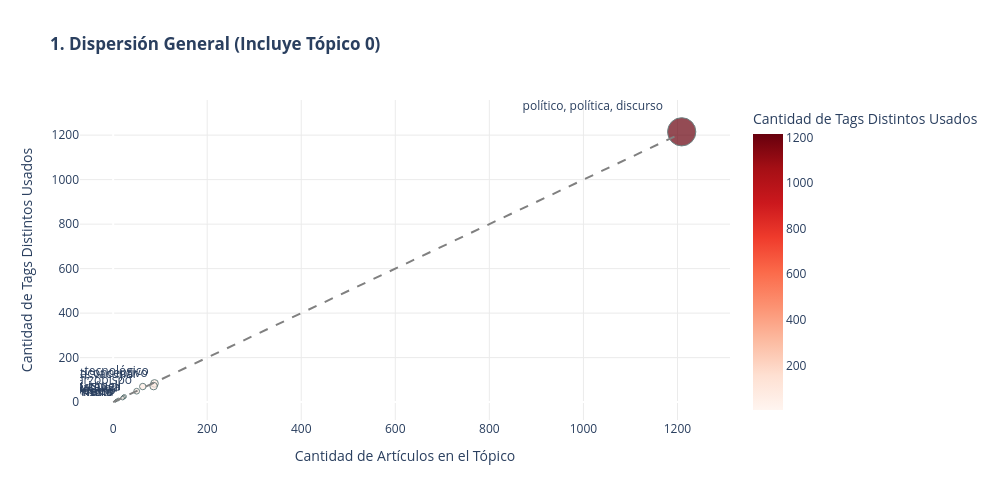
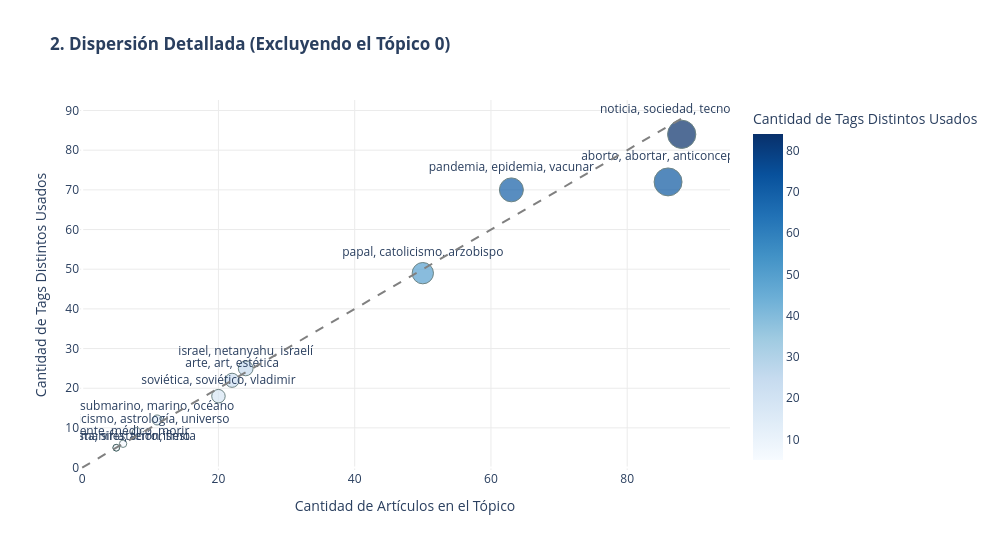

Notebook code cell kept with these figures, in order:
### Markdown cell above
## 4. Visualización de Etiquetas (Dispersión)
Graficamos la relación entre la cantidad de notas de un tópico y la cantidad de tags únicos que los editores inventaron para esas notas. 
Una línea diagonal (relación 1 a 1) indica que no hay ninguna normalización: se inventa un tag nuevo casi por cada artículo publicado.

### Code cell
import plotly.express as px

# --- Gráfico 1: El panorama completo (Incluye el Tópico 0) ---
fig1 = px.scatter(
    solapamiento_df,
    x="total_notas",
    y="tags_unicos_usados",
    text="topic_name",
    size="total_notas",
    title="<b>1. Dispersión General (Incluye Tópico 0)</b>",
    labels={
        "total_notas": "Cantidad de Artículos en el Tópico",
        "tags_unicos_usados": "Cantidad de Tags Distintos Usados"
    },
    color="tags_unicos_usados",
    color_continuous_scale="Reds"
)
fig1.add_shape(type="line", x0=0, y0=0, x1=solapamiento_df["total_notas"].max(), y1=solapamiento_df["total_notas"].max(),
              line=dict(color="gray", dash="dash"), name="Relación 1 a 1")
fig1.update_traces(textposition='top left', marker=dict(line=dict(width=1, color='DarkSlateGrey')))
fig1.update_layout(height=500, width=1000, plot_bgcolor='rgba(0,0,0,0)', paper_bgcolor='#ffffff')
fig1.update_xaxes(showgrid=True, gridcolor="#ebebeb")
fig1.update_yaxes(showgrid=True, gridcolor="#ebebeb")

# --- Gráfico 2: Zoom al resto de los tópicos (Filtramos el Tópico 0) ---
df_zoom = solapamiento_df[solapamiento_df["topic"] != 0].copy()

fig2 = px.scatter(
    df_zoom,
    x="total_notas",
    y="tags_unicos_usados",
    text="topic_name",
    size="total_notas",
    title="<b>2. Dispersión Detallada (Excluyendo el Tópico 0)</b>",
    labels={
        "total_notas": "Cantidad de Artículos en el Tópico",
        "tags_unicos_usados": "Cantidad de Tags Distintos Usados"
    },
    color="tags_unicos_usados",
    color_continuous_scale="Blues"
)
fig2.add_shape(type="line", x0=0, y0=0, x1=df_zoom["total_notas"].max(), y1=df_zoom["total_notas"].max(),
              line=dict(color="gray", dash="dash"), name="Relación 1 a 1")
fig2.update_traces(textposition='top center', marker=dict(line=dict(width=1, color='DarkSlateGrey')))
fig2.update_layout(height=550, width=1000, plot_bgcolor='rgba(0,0,0,0)', paper_bgcolor='#ffffff')
fig2.update_xaxes(showgrid=True, gridcolor="#ebebeb")
fig2.update_yaxes(showgrid=True, gridcolor="#ebebeb")

# Guardar ambos
fig1.write_html(OUTPUT_DIR / "02_dispersion_tags_completo.html")
fig2.write_html(OUTPUT_DIR / "02_dispersion_tags_zoom.html")

# Mostrar
fig1.show()
fig2.show()

### Figure 1 — Plotly figure (JSON) as saved in the notebook; plotly's stock layout.template omitted (floating-point values rounded to 4 significant figures)
{"data": [{"hovertemplate": "Cantidad de Artículos en el Tópico=%{marker.size}<br>Cantidad de Tags Distintos Usados=%{marker.color}<br>topic_name=%{text}<extra></extra>", "legendgroup": "", "marker": {"color": [1215, 84, 72, 70, 49, 25, 22, 18, 12, 9, 6, 5, 5], "coloraxis": "coloraxis", "line": {"color": "DarkSlateGrey", "width": 1}, "size": [1209, 88, 86, 63, 50, 24, 22, 20, 11, 8, 6, 5, 5], "sizemode": "area", "sizeref": 3.022, "symbol": "circle"}, "mode": "markers+text", "name": "", "orientation": "v", "showlegend": false, "text": ["político, política, discurso", "noticia, sociedad, tecnológico", "aborto, abortar, anticonceptivo", "pandemia, epidemia, vacunar", "papal, catolicismo, arzobispo", "israel, netanyahu, israelí", "arte, art, estética", "soviética, soviético, vladimir", "submarino, marino, océano", "cientificismo, astrología, universo", "paciente, médico, morir", "festejo, manifestación, fiesta", "terrorista, siria, terrorismo"], "textposition": "top left", "type": "scatter", "x": [1209, 88, 86, 63, 50, 24, 22, 20, 11, 8, 6, 5, 5], "xaxis": "x", "y": [1215, 84, 72, 70, 49, 25, 22, 18, 12, 9, 6, 5, 5], "yaxis": "y"}], "layout": {"coloraxis": {"autocolorscale": false, "colorbar": {"title": {"text": "Cantidad de Tags Distintos Usados"}}, "colorscale": [[0, "rgb(255,245,240)"], [0.125, "rgb(254,224,210)"], [0.25, "rgb(252,187,161)"], [0.375, "rgb(252,146,114)"], [0.5, "rgb(251,106,74)"], [0.625, "rgb(239,59,44)"], [0.75, "rgb(203,24,29)"], [0.875, "rgb(165,15,21)"], [1, "rgb(103,0,13)"]]}, "height": 500, "legend": {"itemsizing": "constant", "tracegroupgap": 0}, "paper_bgcolor": "#ffffff", "plot_bgcolor": "rgba(0,0,0,0)", "shapes": [{"line": {"color": "gray", "dash": "dash"}, "name": "Relación 1 a 1", "type": "line", "x0": 0, "x1": 1209, "y0": 0, "y1": 1209}], "title": {"text": "<b>1. Dispersión General (Incluye Tópico 0)</b>"}, "width": 1000, "xaxis": {"anchor": "y", "domain": [0, 1], "gridcolor": "#ebebeb", "showgrid": true, "title": {"text": "Cantidad de Artículos en el Tópico"}}, "yaxis": {"anchor": "x", "domain": [0, 1], "gridcolor": "#ebebeb", "showgrid": true, "title": {"text": "Cantidad de Tags Distintos Usados"}}}}

### Figure 2 — Plotly figure (JSON) as saved in the notebook; plotly's stock layout.template omitted (floating-point values rounded to 4 significant figures)
{"data": [{"hovertemplate": "Cantidad de Artículos en el Tópico=%{marker.size}<br>Cantidad de Tags Distintos Usados=%{marker.color}<br>topic_name=%{text}<extra></extra>", "legendgroup": "", "marker": {"color": [84, 72, 70, 49, 25, 22, 18, 12, 9, 6, 5, 5], "coloraxis": "coloraxis", "line": {"color": "DarkSlateGrey", "width": 1}, "size": [88, 86, 63, 50, 24, 22, 20, 11, 8, 6, 5, 5], "sizemode": "area", "sizeref": 0.22, "symbol": "circle"}, "mode": "markers+text", "name": "", "orientation": "v", "showlegend": false, "text": ["noticia, sociedad, tecnológico", "aborto, abortar, anticonceptivo", "pandemia, epidemia, vacunar", "papal, catolicismo, arzobispo", "israel, netanyahu, israelí", "arte, art, estética", "soviética, soviético, vladimir", "submarino, marino, océano", "cientificismo, astrología, universo", "paciente, médico, morir", "festejo, manifestación, fiesta", "terrorista, siria, terrorismo"], "textposition": "top center", "type": "scatter", "x": [88, 86, 63, 50, 24, 22, 20, 11, 8, 6, 5, 5], "xaxis": "x", "y": [84, 72, 70, 49, 25, 22, 18, 12, 9, 6, 5, 5], "yaxis": "y"}], "layout": {"coloraxis": {"autocolorscale": false, "colorbar": {"title": {"text": "Cantidad de Tags Distintos Usados"}}, "colorscale": [[0, "rgb(247,251,255)"], [0.125, "rgb(222,235,247)"], [0.25, "rgb(198,219,239)"], [0.375, "rgb(158,202,225)"], [0.5, "rgb(107,174,214)"], [0.625, "rgb(66,146,198)"], [0.75, "rgb(33,113,181)"], [0.875, "rgb(8,81,156)"], [1, "rgb(8,48,107)"]]}, "height": 550, "legend": {"itemsizing": "constant", "tracegroupgap": 0}, "paper_bgcolor": "#ffffff", "plot_bgcolor": "rgba(0,0,0,0)", "shapes": [{"line": {"color": "gray", "dash": "dash"}, "name": "Relación 1 a 1", "type": "line", "x0": 0, "x1": 88, "y0": 0, "y1": 88}], "title": {"text": "<b>2. Dispersión Detallada (Excluyendo el Tópico 0)</b>"}, "width": 1000, "xaxis": {"anchor": "y", "domain": [0, 1], "gridcolor": "#ebebeb", "showgrid": true, "title": {"text": "Cantidad de Artículos en el Tópico"}}, "yaxis": {"anchor": "x", "domain": [0, 1], "gridcolor": "#ebebeb", "showgrid": true, "title": {"text": "Cantidad de Tags Distintos Usados"}}}}
